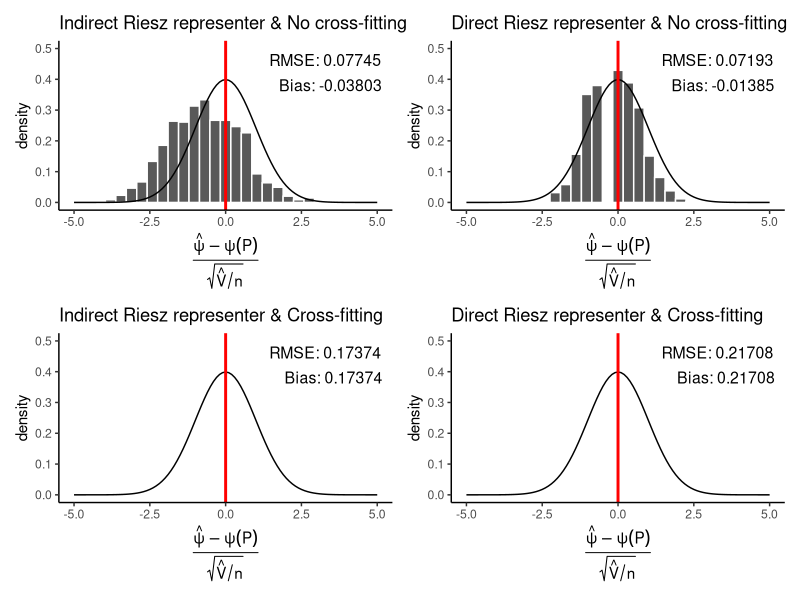

Here is the R script that generated this plot:
library(tidyverse)
library(patchwork)
n <- 500
no_cross_fit_results <- read_csv("ate_experiment/LASSO_experiment/Results/no_cross_fit_results.csv") %>% filter(riesz_variance > 0)
cross_fit_results <- read_csv("ate_experiment/LASSO_experiment/Results/cross_fit_results.csv")%>% filter(riesz_variance > 0)


a_rmse = mean((no_cross_fit_results$propensity_estimate - no_cross_fit_results$truth)^2)^(1/2)
a_bias = mean(no_cross_fit_results$propensity_estimate-no_cross_fit_results$truth)
a = ggplot(no_cross_fit_results)+
  geom_histogram(aes(x=(propensity_estimate-truth)/sqrt(propensity_variance/n), y=after_stat(density)), color='white')+
  geom_function(fun=function(x) dnorm(x)) +
  geom_vline(xintercept=0, color='red', size=1) +
  xlab(
    expression(
      frac(
        hat(psi) - psi(P),
        sqrt(hat(V) / n)
      )
    )
  ) +
  ggtitle('Indirect Riesz representer & No cross-fitting') +
  xlim(-5,5) +
  ylim(0, 1/2) +
  annotate("text", 
           x = Inf, y = Inf, 
           label = paste0("RMSE: ", round(a_rmse,5)), 
           hjust = 1.1, vjust = 2.1, 
           size = 4)+
  annotate("text", 
           x = Inf, y = Inf, 
           label = paste0("Bias: ", round(a_bias,5)), 
           hjust = 1.1, vjust = 4.2, 
           size = 4)+
  theme_classic()

b_rmse = mean((no_cross_fit_results$riesz_estimate - no_cross_fit_results$truth)^2)^(1/2)
b_bias = mean(no_cross_fit_results$riesz_estimate - no_cross_fit_results$truth)
b = ggplot(no_cross_fit_results)+
  geom_histogram(aes(x=(riesz_estimate-truth)/sqrt(riesz_variance/n), y=after_stat(density)), color='white')+
  geom_function(fun=function(x) dnorm(x)) +
  geom_vline(xintercept=0, color='red', size=1) +
  xlab(
    expression(
      frac(
        hat(psi) - psi(P),
        sqrt(hat(V) / n)
      )
    )
  ) +
  ggtitle('Direct Riesz representer & No cross-fitting') +
  xlim(-5,5) +
  ylim(0, 1/2) +
  annotate("text", 
           x = Inf, y = Inf, 
           label = paste0("RMSE: ", round(b_rmse,5)), 
           hjust = 1.1, vjust = 2.1, 
           size = 4)+
  annotate("text", 
           x = Inf, y = Inf, 
           label = paste0("Bias: ", round(b_bias,5)), 
           hjust = 1.1, vjust = 4.2, 
           size = 4) + 
  theme_classic()

c_rmse = mean((cross_fit_results$propensity_estimate - cross_fit_results$truth)^2)^(1/2)
c_bias = mean(cross_fit_results$propensity_estimate - cross_fit_results$truth)
c = ggplot(cross_fit_results)+
  geom_histogram(aes(x=(propensity_estimate-truth)/sqrt(propensity_variance/n), y=after_stat(density)), color='white')+
  geom_function(fun=function(x) dnorm(x)) +
  geom_vline(xintercept=0, color='red', size=1) +
  xlab(
    expression(
      frac(
        hat(psi) - psi(P),
        sqrt(hat(V) / n)
      )
    )
  ) +
  ggtitle('Indirect Riesz representer & Cross-fitting') +
  xlim(-5,5) +
  ylim(0, 1/2) +
  annotate("text", 
           x = Inf, y = Inf, 
           label = paste0("RMSE: ", round(c_rmse,5)), 
           hjust = 1.1, vjust = 2.1, 
           size = 4)+
  annotate("text", 
           x = Inf, y = Inf, 
           label = paste0("Bias: ", round(c_bias,5)), 
           hjust = 1.1, vjust = 4.2, 
           size = 4) + 
  theme_classic()

d_rmse = mean((cross_fit_results$riesz_estimate - cross_fit_results$truth)^2)^(1/2)
d_bias = mean(cross_fit_results$riesz_estimate - cross_fit_results$truth)
d = ggplot(cross_fit_results)+
  geom_histogram(aes(x=(riesz_estimate-truth)/sqrt(riesz_variance/n), y=after_stat(density)), color='white')+
  geom_function(fun=function(x) dnorm(x)) +
  geom_vline(xintercept=0, color='red', size=1) +
  xlab(
    expression(
      frac(
        hat(psi) - psi(P),
        sqrt(hat(V) / n)
      )
    )
  ) +
  ggtitle('Direct Riesz representer & Cross-fitting') +
  xlim(-5,5) +
  ylim(0, 1/2) +
  annotate("text", 
           x = Inf, y = Inf, 
           label = paste0("RMSE: ", round(d_rmse,5)), 
           hjust = 1.1, vjust = 2.1, 
           size = 4) + 
  annotate("text", 
           x = Inf, y = Inf, 
           label = paste0("Bias: ", round(d_bias,5)), 
           hjust = 1.1, vjust = 4.2, 
           size = 4) + 
  theme_classic()

a+b+c+d




#e_rmse = mean((no_cross_fit_results$plugin_estimate - no_cross_fit_results$truth)^2)^(1/2)
#e_bias = mean(no_cross_fit_results$plugin_estimate-no_cross_fit_results$truth)


#e_rmse = mean((cross_fit_results$plugin_estimate - no_cross_fit_results$truth)^2)^(1/2)
#e_bias = mean(cross_fit_results$plugin_estimate-no_cross_fit_results$truth)


